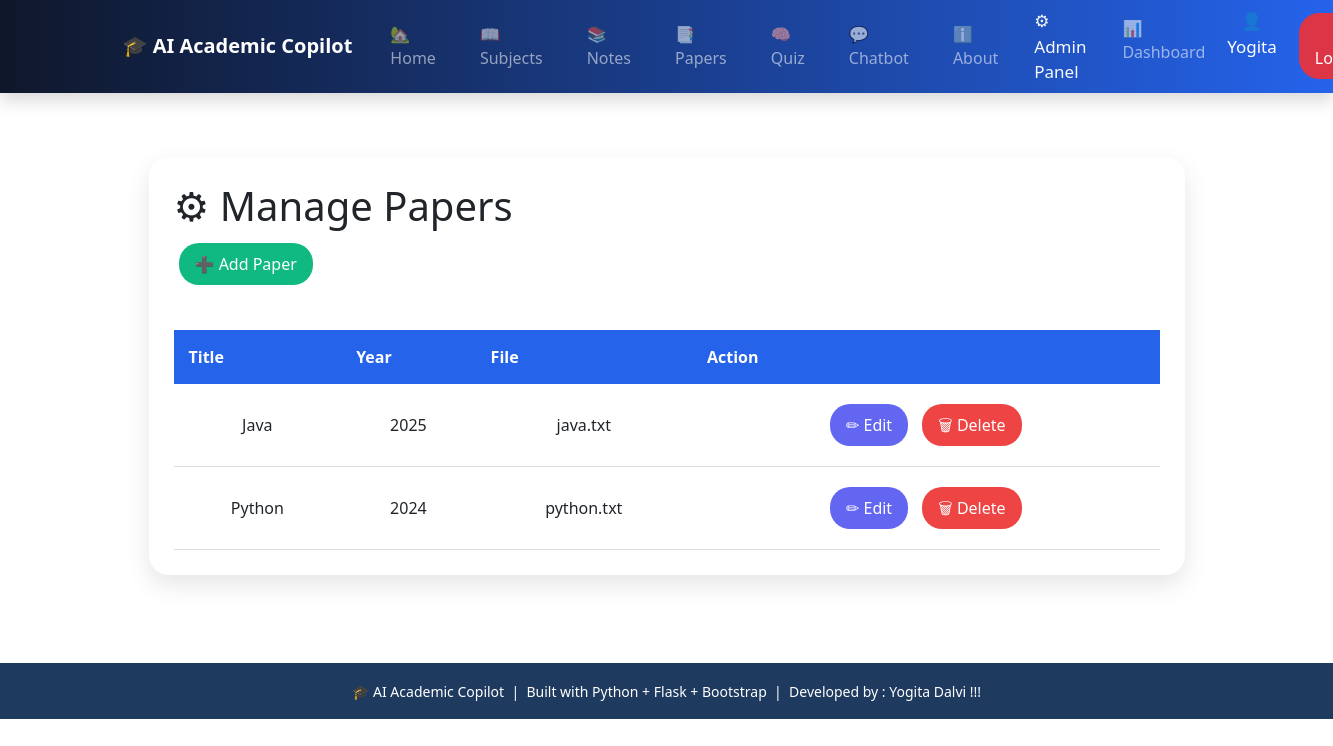
Page /manage_papers (signed in) on the committed database.
### tables this page shows
CREATE TABLE papers (
    id INTEGER PRIMARY KEY AUTOINCREMENT,
    title TEXT,
    year TEXT,
    file_name TEXT
);

### app.py (the view)
@app.route("/manage_papers")
def manage_papers():
    conn = sqlite3.connect("database.db")
    cur = conn.cursor()
    cur.execute("SELECT * FROM papers")
    papers = cur.fetchall()
    conn.close()
    return render_template(
        "manage_papers.html",
        papers=papers
    )

### templates/manage_papers.html (shortened to what this page needs)
{% extends "base.html" %}
{% block content %}
<div class="manage-container">
<div class="manage-card">
<h1>⚙ Manage Papers</h1>
<a href="/add_paper" class="btn add">
➕ Add Paper
</a>
<table>
<tr>
<th>Title</th>
<th>Year</th>
<th>File</th>
<th>Action</th>
</tr>
{% for paper in papers %}
<tr>
<td>
{{ paper[1] }}
</td>
<td>
{{ paper[2] }}
</td>
<td>
{{ paper[3] }}
</td>
<td>
<a href="/admin/edit/{{ paper[0] }}"
class="btn edit">
✏ Edit
</a>
<a href="/admin/delete/{{ paper[0] }}"
class="btn delete"
onclick="return confirm('Delete this paper?')">
🗑 Delete
</a>
</td>
</tr>
{% endfor %}
</table>
</div>
</div>
{% endblock %}

### static/css/chatbot.css (style rules this page uses)
* { margin:0; padding:0; box-sizing:border-box; font-family:"Segoe UI",sans-serif; }

### templates/manage_papers.html (style rules this page uses)
.manage-container { padding:40px; }
.manage-card { background:white; padding:25px; border-radius:20px; box-shadow:0 10px 25px rgba(0,0,0,0.1); }
table { width:100%; border-collapse:collapse; margin-top:25px; }
th { background:#2563eb; color:white; padding:15px; }
td { padding:15px; text-align:center; border-bottom:1px solid #ddd; }
.btn { padding:8px 15px; border-radius:20px; text-decoration:none; color:white; margin:5px; }
.edit { background:#6366f1; }
.delete { background:#ef4444; }
.add { background:#10b981; display:inline-block; margin-bottom:20px; }

### rows in the picture
papers: title "Java", year "2025", file_name "java.txt"
papers: title "Python", year "2024", file_name "python.txt"

### other values in the picture
{{ session.get('username') }} "Yogita"
